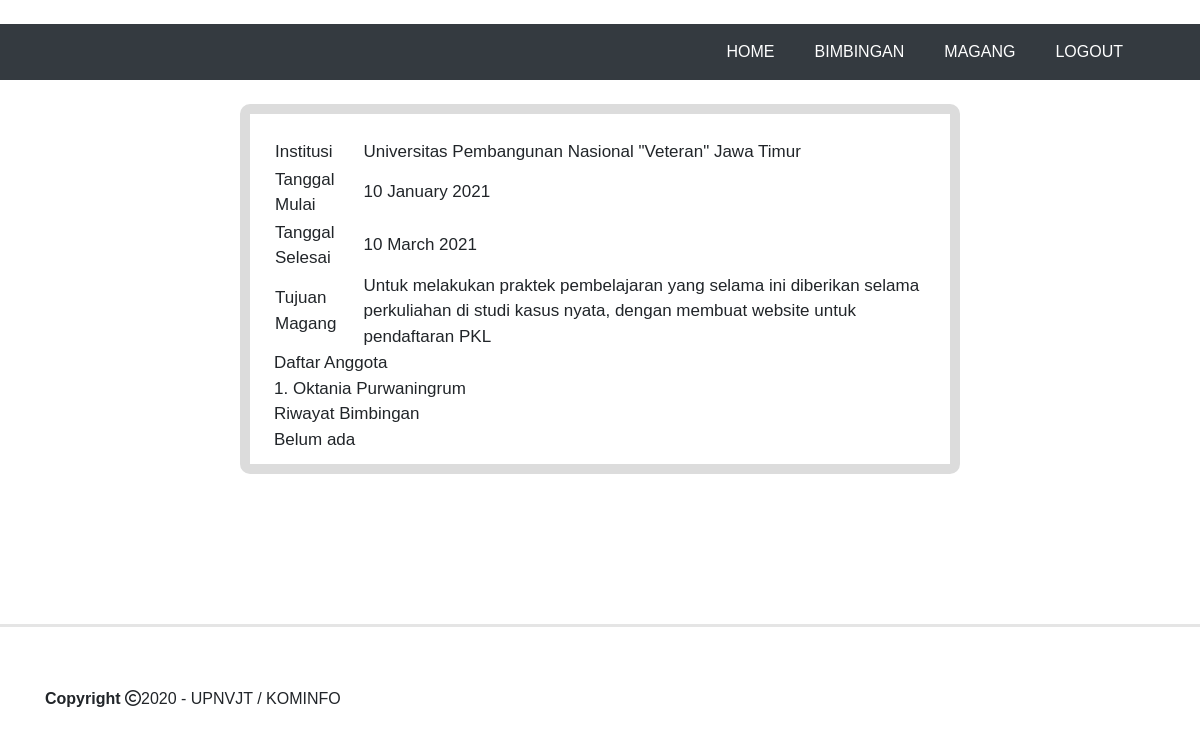
Screenshot of /kominfo/bidang/view_magang.php?id_magang=MK202012130001 with the database file from the repository.
### tables this page shows
CREATE TABLE `magang` (
  `id_magang` varchar(20) NOT NULL,
  `username` varchar(10) NOT NULL,
  `institusi` varchar(100) NOT NULL,
  `jurusan` varchar(30) NOT NULL,
  `tujuan` text NOT NULL,
  `proposal` varchar(10) NOT NULL,
  `surat_rekom` varchar(10) NOT NULL,
  `status` int(2) NOT NULL,
  `bidang` varchar(10) DEFAULT NULL,
  `tgl_daftar` date NOT NULL,
  `tgl_acc` date DEFAULT NULL,
  `tgl_mulai` date DEFAULT NULL,
  `tgl_selesai` date DEFAULT NULL
);

CREATE TABLE `pemagang` (
  `id_pemagang` varchar(10) NOT NULL,
  `id_magang` varchar(20) NOT NULL,
  `nama` varchar(100) NOT NULL,
  `kartu` varchar(10000) NOT NULL,
  `file` varchar(10000) NOT NULL,
  `nilai` int(3) DEFAULT NULL
);

### kominfo/bidang/view_magang.php (the view, shortened to what this page needs)
<!doctype html>
<html lang="en">
  <head>
    <link rel="stylesheet" href="https://stackpath.bootstrapcdn.com/bootstrap/4.5.0/css/bootstrap.min.css">
    <link rel="stylesheet" type="text/css" href="css/bootstrap.min.css">
    <link rel="stylesheet" type="text/css" href="index.css">
    <link rel="stylesheet" type="text/css" href="fontawesome/css/all.min.css">
  </head>
  <body>
      <nav class="navbar navbar-expand-lg  bg-dark" style="margin-top: 2%;">
        <div class="container">
        <div class="collapse navbar-collapse" id="navbarNav">
          <ul class="navbar-nav ml-auto">
            <li class="nav-item">
              <a class="nav-link mr-4" href="index.php">HOME</a>
            </li>
            <li class="nav-item">
              <a class="nav-link mr-4" href="bimbingan.php">BIMBINGAN</a>
            </li>
            <li class="nav-item">
              <a class="nav-link mr-4" href="magang.php">MAGANG</a>
            </li>
            <li class="nav-item">
              <a class="nav-link mr-4" href="logout.php">LOGOUT</a>
            </li>
          </ul>
        </div>
       </div>
      </nav>
      <div class="container" style="width: 60%;border: 10px solid #DCDCDC; margin-top: 2%; border-radius: 10px;font-size: 17px; padding-top: 2%; padding-left: 2%; padding-bottom: 1%;">
        <?php
        include "../koneksi.php";
        $id_magang=$_GET['id_magang'];
        $sql= "SELECT * FROM `magang` WHERE id_magang='$id_magang'";
        $query = mysqli_query($conn, $sql);
        while ($row=mysqli_fetch_array($query)) {
          ?>
          <table><tr>
              <td>Institusi</td>
              <td><?php echo $row['institusi'];?></td>
              <tr>
                <td>Tanggal Mulai</td>
                <td><?php echo date('d F Y', strtotime($row['tgl_mulai']));?></td>
              </tr>
              <tr>
                <td>Tanggal Selesai</td>
                <td><?php echo date('d F Y', strtotime($row['tgl_selesai']));?></td>
              </tr>
              <tr>
                <td>Tujuan Magang</td>
                <td><?php echo $row['tujuan']."<br>";?></td>
              </tr>
          </table>
          Daftar Anggota <br>
          <?php
        }
        $sql1="SELECT * FROM pemagang WHERE id_magang='$id_magang'";
        $query1=mysqli_query($conn,$sql1);
        $no=1;
        while ($row1=mysqli_fetch_array($query1)) {
          echo $no++.". ".$row1['nama']."<br>";
        }
        echo "Riwayat Bimbingan";
        $sql2="SELECT * FROM bimbingan WHERE id_magang='$id_magang' AND status=2";
        $query2=mysqli_query($conn,$sql2);
        $cek2=mysqli_num_rows($query2);
        if ($cek2==0) {
          echo "<br>Belum ada";
        }
        ?>
      </div>
      <hr class="footer">
      <div class="container">
        <div class="row footer-body">
          <div class="col-md-6">
          <div class="copyright">
            <strong>Copyright</strong> <i class="far fa-copyright"></i>2020 -  UPNVJT / KOMINFO</p>
          </div>
          </div>
        </div>
      </div>
  </body>
</html>

### kominfo/bidang/index.css (style rules this page uses)
html { scroll-behavior: smooth; }
body { font-family: sans-serif; font-size: 16px; }
.navbar .navbar-nav .nav-link { color: white; }
.footer { margin-top: 150px; border-width: 3px; }
.footer-body { margin-top: 60px; margin-bottom: 50px; }

### rows the page displays
magang: institusi "Universitas Pembangunan Nasional \"Veteran\" Jawa Timur", tgl_mulai "10 January 2021", tgl_selesai "10 March 2021", tujuan "Untuk melakukan praktek pembelajaran yang selama ini diberikan selama perkuliahan di studi kasus nyata, dengan membuat website untuk pendaftaran PKL"
pemagang: nama "Oktania Purwaningrum"
